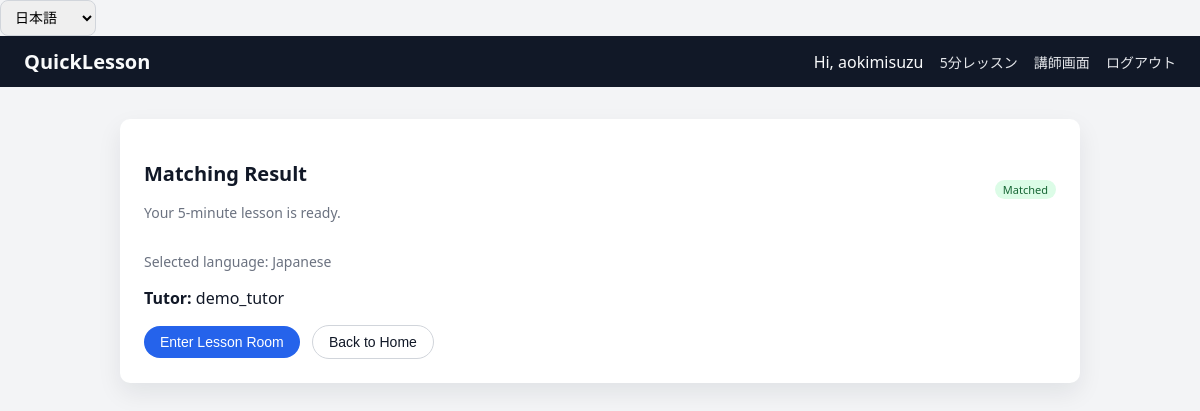
The app's page /match/37/ (signed in) with its own data.
### core/models.py (models this page shows, shortened)
class QuickLessonRequest(models.Model):
    STATUS_CHOICES = [
        ("waiting", "Waiting"),
        ("matched", "Matched"),
        ("cancelled", "Cancelled"),
    ]
    PURPOSE_CHOICES = [
        ("lesson", "Lesson"),        # 普通の5分レッスン
        ("interview", "Interview"),  # 講師候補との面接
    ]
    student = models.ForeignKey(StudentProfile, on_delete=models.CASCADE)
    language = models.ForeignKey(LessonLanguage, on_delete=models.PROTECT)
    created_at = models.DateTimeField(auto_now_add=True)
    status = models.CharField(
        max_length=20, choices=STATUS_CHOICES, default="waiting"
    )
    purpose = models.CharField(
        max_length=20,
        choices=PURPOSE_CHOICES,
        default="lesson",
    )

class LessonLanguage(models.Model):
    code = models.CharField(max_length=10, unique=True)  # 'en', 'es', 'ja'
    name = models.CharField(max_length=50)               # English, Español, 日本語

class QuickLessonMatch(models.Model):
    request = models.OneToOneField(QuickLessonRequest, on_delete=models.CASCADE)
    tutor = models.ForeignKey(TutorProfile, on_delete=models.CASCADE)
    started_at = models.DateTimeField()
    end_at = models.DateTimeField()
    meeting_url = models.URLField(blank=True)
    price = models.DecimalField(max_digits=8, decimal_places=2, default=0)

class TutorProfile(models.Model):
    user = models.OneToOneField(User, on_delete=models.CASCADE)
    languages = models.ManyToManyField(LessonLanguage, blank=True)
    is_online = models.BooleanField(default=False)
    can_interview = models.BooleanField(default=False)

### core/views.py (the view, shortened to what this page needs)
# urls.py: path("match/<int:request_id>/", views.request_detail, name="request_detail"),
@login_required
def request_detail(request, request_id: int):
    qlr = get_object_or_404(
        QuickLessonRequest,
        id=request_id,
        student__user=request.user,
    )
    match = QuickLessonMatch.objects.filter(request=qlr).first()
    return render(
        request,
        "core/request_detail.html",
        {"request_obj": qlr, "match": match},
    )

### templates/core/request_detail.html (shortened to what this page needs)
{% extends "base.html" %}
{% block content %}
  <div class="card">
    <div class="card-header">
      <div>
        <h2 class="card-title">Matching Result</h2>
        <p class="card-subtitle">
          Your 5-minute lesson is ready.
        </p>
      </div>
      {% if request_obj.status == "matched" %}
        <span class="badge badge-green">Matched</span>
      {% elif request_obj.status == "waiting" %}
        <span class="badge badge-gray">Matching</span>
      {% else %}
        <span class="badge badge-gray">Canceled</span>
      {% endif %}
    </div>
    <p class="card-subtitle">
      Selected language: {{ request_obj.language.name }}
    </p>
    {% if match %}
      <div class="mt-16">
        <p><strong>Tutor:</strong> {{ match.tutor.user.username }}</p>
      </div>
      <div class="mt-16">
        <button class="btn" onclick="window.location.href='{% url 'lesson_room' match.id %}'">
          Enter Lesson Room
        </button>
        <button class="btn btn-outline" onclick="window.location.href='{% url 'home' %}'">
          Back to Home
        </button>
      </div>
    {% endif %}
  </div>
{% endblock %}

### templates/base.html (shortened to what this page needs)
{% load static %}
{% load i18n %}
<!DOCTYPE html>
<html lang="ja">
<head>
  <link rel="stylesheet" href="{% static 'css/style.css' %}">
  <body><form action="{% url 'set_language' %}" method="post" style="display:inline;">
  <select name="language" onchange="this.form.submit()">
    <option value="ja" {% if request.LANGUAGE_CODE == "ja" %}selected{% endif %}>日本語</option>
  </select>
</form>
</body>
</head>
<body>
  <header class="header">
    <div class="header-title">
      <a href="{% url 'home' %}">QuickLesson</a>
    </div>
    <nav class="header-nav">
      {% if user.is_authenticated %}
        <span>Hi, {{ user.username }}</span>
        <a href="{% url 'create_request' %}">5分レッスン</a>
        <a href="{% url 'tutor_dashboard' %}">講師画面</a>
        <a href="{% url 'logout' %}">ログアウト</a>
      {% else %}
        <a href="{% url 'login' %}">ログイン</a>
      {% endif %}
    </nav>
  </header>
  <main class="container">
    {% block content %}{% endblock %}
  </main>
</body>
</html>

### static/css/style.css (style rules this page uses)
body { margin: 0; font-family: system-ui, -apple-system, BlinkMacSystemFont, "Segoe UI", sans-serif; background: #f3f4f6; color: #111827; }
a { color: #2563eb; text-decoration: none; }
.header { background: #111827; color: #f9fafb; padding: 12px 24px; display: flex; align-items: center; justify-content: space-between; }
.header-title a { color: #f9fafb; font-weight: 700; font-size: 20px; text-decoration: none; }
.header-nav a { color: #e5e7eb; margin-left: 12px; font-size: 14px; }
.container { max-width: 960px; margin: 32px auto; padding: 0 16px; }
.card { background: #ffffff; border-radius: 10px; padding: 24px; box-shadow: 0 10px 25px rgba(15, 23, 42, 0.08); margin-bottom: 24px; }
.card-header { display: flex; justify-content: space-between; align-items: center; margin-bottom: 16px; }
.card-title { font-size: 20px; font-weight: 600; color: #111827; }
.card-subtitle { font-size: 14px; color: #6b7280; }
.btn { display: inline-flex; align-items: center; justify-content: center; padding: 8px 16px; border-radius: 999px; border: none; cursor: pointer; font-size: 14px; font-weight: 500; background: #2563eb; color: #ffffff; }
.btn-outline { background: transparent; border: 1px solid #d1d5db; color: #111827; }
.btn + .btn { margin-left: 8px; }
form { display: flex; flex-direction: column; gap: 12px; }
select, input[type="text"], input[type="email"], input[type="password"] { padding: 8px 10px; border-radius: 8px; border: 1px solid #d1d5db; font-size: 14px; }
.badge { display: inline-block; padding: 2px 8px; border-radius: 999px; font-size: 11px; font-weight: 500; }
.badge-green { background: #dcfce7; color: #166534; }
.mt-16 { margin-top: 16px; }

### records on screen
QuickLessonRequest: language.name "Japanese"
QuickLessonMatch: tutor.user.username "demo_tutor"

### other values on screen
{{ user.username }} "aokimisuzu"
